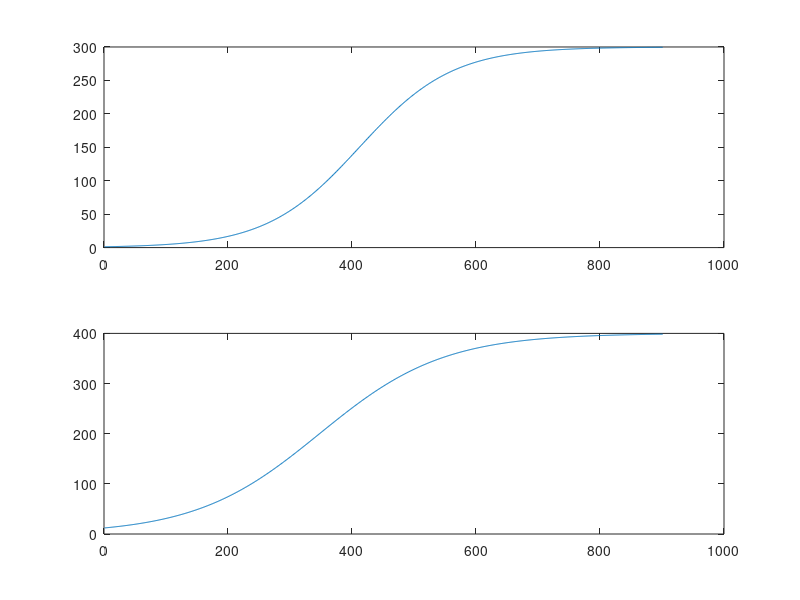

Write MATLAB code to recreate this figure. (Note: this script raises an error after producing the figure.)
function simulate_PD_recip
clc;
close all;
clear all;

% the parameter descriptions of the original model as per Nevado Holgado 2010
D = 1;
p.dTsg = D*6e-3;   % ms
p.dTgs = D*6e-3;   % ms
p.dTgg = D*4e-3;   % ms
p.dTcs = D*5.5e-3;

p.Ts   = 6e-3;   % ms
p.Tg   = 14e-3;  % ms

p.Ctx  = 27;     % spm/s
p.Str  = 2;      % sp/s
p.Ms   = 300;    % sp/s
p.Bs   = 17;     % sp/s
p.Mg   = 400;    % sp/s
p.Bg   = 75;     % sp/s

% for the cortical populations
p.K = 1;
% disease
p.Wsg  = 19 + p.K*(20-19);
p.Wgs  = 1.12 + p.K*(10.7-1.12);
p.Wgg  = 6.6 + p.K*(12.3 - 6.6);
p.Wcs  = 2.42 + p.K*(9.2 - 2.42);
p.Wxg  = 15.1 + p.K*(139.4 - 15.1);

% plot sigmoid relationships
Fs = sigmoid(-200:700,p.Ms,p.Bs);
Fg = sigmoid(-200:700,p.Mg,p.Bg);
figure;subplot(2,1,1);plot(Fs);subplot(2,1,2);plot(Fg);

% integrate model
IC =    zeros(2,1);
ops_DDE         = ddeset('RelTol',1e-6,'AbsTol',1e-6);
sol             = dde23(@ddefun, [p.dTsg,p.dTgs,p.dTgg]', IC, [0 1], ops_DDE,p);
sol.y           = sol.y; %+ randn(size(sol.y,1),size(sol.y,2));

figure;%subplot(2,1,1);
plot(sol.x,sol.y(1,:),'b');hold on;
plot(sol.x,sol.y(2,:),'g');hold on;
legend({'STN','GP','Cortex E','Cortex I'});
xlabel('time');ylabel('rate');
title('DDE 23');
end


function y = sigmoid (x,max,min)
y = max./(1+(exp(-4*x*inv(max))*(max-min)/min));
end

function dydt = ddefun(t,Y,Z,p)
% the integral function
% Y(1) = STN
% Y(2) = GP

% Z(:,1) = dTsg
% Z(:,2) = dTgs
% Z(:,3) = dTgg
% Z(:,4) = dTcs

% remember that Z is coded Z(i,j) such that i is the giving population and
% j is the delay

dydt    = zeros(2,1);
dydt(1) =  (sigmoid((-p.Wgs*(Z(2,2)) + p.Wcs*p.Ctx),p.Ms,p.Bs) - Y(1))/p.Ts; % STN
dydt(2) =  (sigmoid(( p.Wsg*(Z(1,1)) - p.Wgg*(Z(2,1)) - p.Wxg*p.Str),p.Mg,p.Bg) - Y(2))./p.Tg; % GP

end

